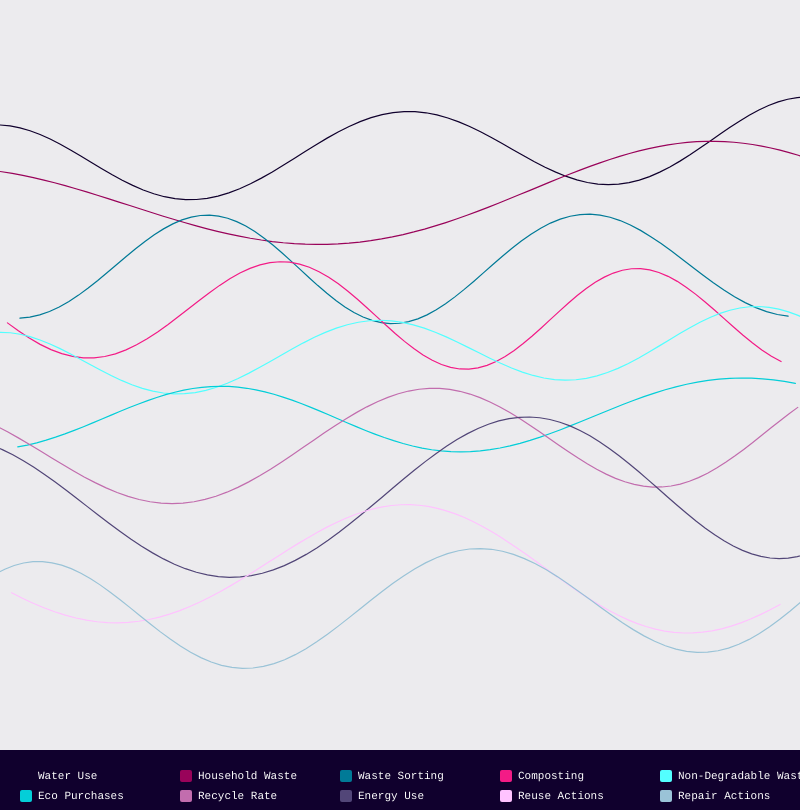
Frame 1 (no input)
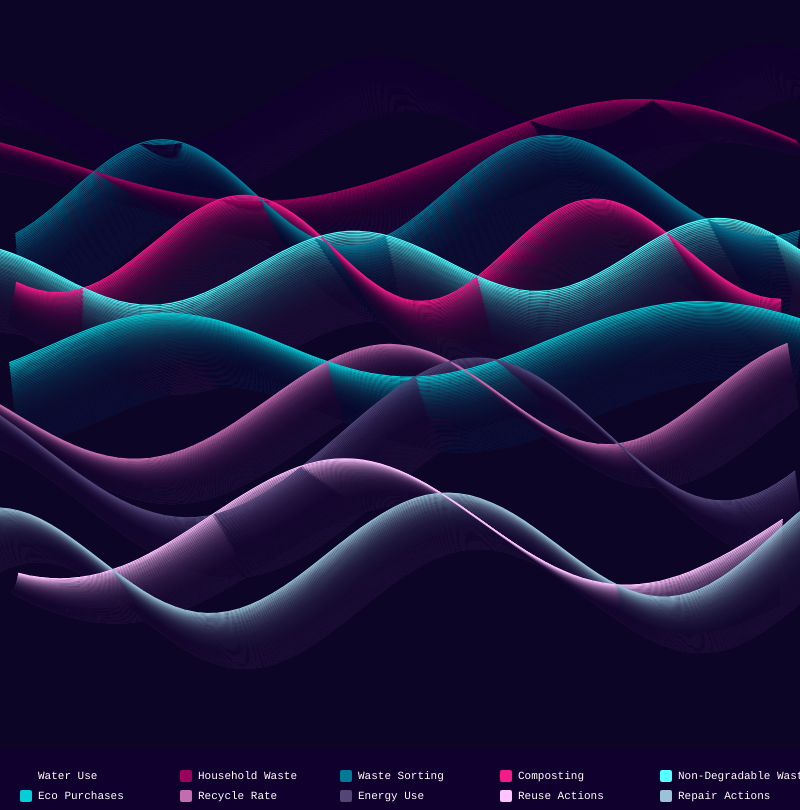
Frame 60 (no input)
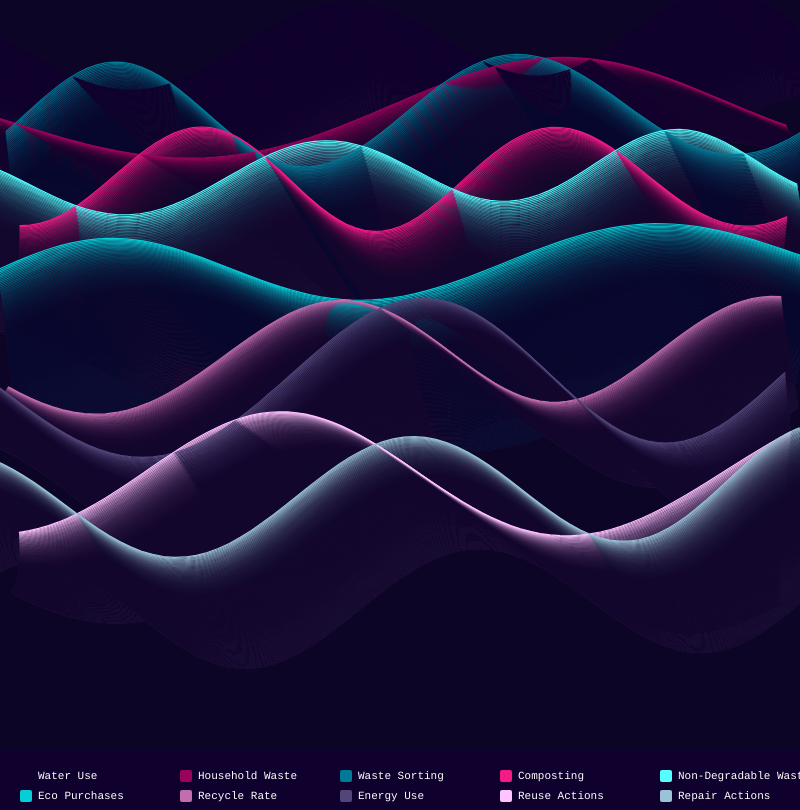
Frame 120 (the mouse pressed at the canvas centre since frame 60)

The p5.js sketch that drew these frames (run headless with seeded random() and noise() and a simulated clock; from frame 60 on, the mouse is pressed at the canvas centre):

// p5.js sketch
// ── sketch.js
let palette = [
  "#10002D", "#99035A", "#017A97", "#F31B86", "#53FFFF",
  "#04CED8", "#C26DAE", "#524678", "#FFC3FF", "#9AC3D7"
];

let metricLabels = [
  "Water Use",
  "Household Waste",
  "Waste Sorting",
  "Composting",
  "Non-Degradable Waste",
  "Eco Purchases",
  "Recycle Rate",
  "Energy Use",
  "Reuse Actions",
  "Repair Actions"
];

let threads = [];
let hoveredThreadIndex = -1;
let paused = false;

let canvasHeight = 750;
let legendHeight = 60;

function setup() {
  createCanvas(800, canvasHeight + legendHeight);
  noFill();
  textFont('monospace');
  textSize(12);
  strokeWeight(1.2);

  for (let i = 0; i < metricLabels.length; i++) {
    let col = color(palette[i]);
    threads.push({
      metric: metricLabels[i],
      colorA: col,
      colorB: col,
      lerpAmt: 0,
      lerpSpeed: 0,
      phase: random(TWO_PI),
      amplitude: random(30, 80),
      frequency: random(0.005, 0.02),
      baseY: map(i, 0, metricLabels.length - 1, canvasHeight * 0.2, canvasHeight * 0.8),
      speedY: random(0.5, 1.5)
    });
  }
}

function draw() {
  background(16, 0, 45, 20);
  hoveredThreadIndex = -1;
  let hovering = false;

  // 🧵 Animate threads
  for (let i = 0; i < threads.length; i++) {
    let t = threads[i];
    let col = t.colorA;
    stroke(col);
    let foundHover = false;
    let isHovered = false;

    beginShape();
    for (let x = 0; x <= width; x += 10) {
      let y = t.baseY +
        sin(x * t.frequency + t.phase) * t.amplitude +
        sin(t.phase * 0.5 + x * 0.002) * 20;
      let xOffset = sin(x * 0.005 + t.phase) * 20;
      let px = x + xOffset;
      let py = y;
      vertex(px, py);

      if (!foundHover && dist(mouseX, mouseY, px, py) < 10 && mouseY < canvasHeight) {
        hoveredThreadIndex = i;
        foundHover = true;
        hovering = true;
        isHovered = true;
      }
    }
    endShape();

    // Optional highlight if hovered
    if (isHovered) {
      strokeWeight(2);
      stroke(255, 255, 255, 80);
      noFill();
      beginShape();
      for (let x = 0; x <= width; x += 10) {
        let y = t.baseY +
          sin(x * t.frequency + t.phase) * t.amplitude +
          sin(t.phase * 0.5 + x * 0.002) * 20;
        let xOffset = sin(x * 0.005 + t.phase) * 20;
        vertex(x + xOffset, y);
      }
      endShape();
      strokeWeight(1.2);
    }

    if (!hovering) {
      t.phase += 0.01;
      t.baseY -= t.speedY;
      if (t.baseY < -100) {
        t.baseY = canvasHeight + 100;
      }
    }
  }

  // 🖱 Tooltip
  if (hoveredThreadIndex !== -1) {
    let t = threads[hoveredThreadIndex];
    let hexColor = getHexFromColor(t.colorA);
    drawTooltip(mouseX, mouseY - 30, t.metric + "\n");
  }

  paused = hovering;

  // 📘 Draw solid-bottom legend
  drawHorizontalLegend();
}

function drawHorizontalLegend() {
  let padding = 20;
  let boxSize = 12;
  let spacingX = 160;
  let startY = canvasHeight;

  // Solid background
  push();
  noStroke();
  fill(16, 0, 45); // Deep Winter background
  rect(0, canvasHeight, width, legendHeight);
  pop();

  // Legend entries
  push();
  textAlign(LEFT, CENTER);
  textSize(11);
  for (let i = 0; i < threads.length; i++) {
    let x = padding + (i % 5) * spacingX;
    let y = startY + 20 + floor(i / 5) * 20;

    fill(threads[i].colorA);
    noStroke();
    rect(x, y, boxSize, boxSize, 2);

    fill(255);
    noStroke();
    text(threads[i].metric, x + boxSize + 6, y + boxSize / 2);
  }
  pop();
}

function drawTooltip(x, y, label) {
  let lines = label.split('\n');
  let maxWidth = max(textWidth(lines[0]), textWidth(lines[1]));
  let boxHeight = lines.length * 16 + 8;

  push();
  fill(0, 200);
  stroke(255, 100);
  strokeWeight(0.5);
  rectMode(CENTER);
  rect(x, y, maxWidth + 10, boxHeight, 5);
  fill(255);
  noStroke();
  textAlign(CENTER, CENTER);
  text(lines[0], x, y - 8);
  text(lines[1], x, y + 8);
  pop();
}

function getHexFromColor(c) {
  return (
    '#' +
    hex(c.levels[0], 2) +
    hex(c.levels[1], 2) +
    hex(c.levels[2], 2)
  ).toUpperCase();
}
